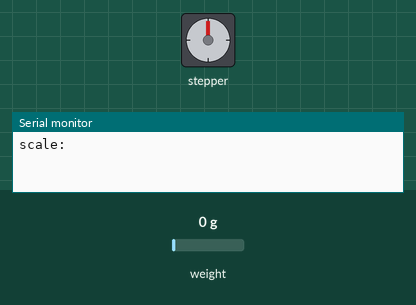
This sketch was run on a simulated Arduino Uno, built with avr-gcc and run on an emulated ATmega328P. Parts: stepper motor, the last lines printed to the serial monitor. The test bench sets the inputs (shaded band); at power-on: weight on the scale 0 g. Stepper angles assume 2048 steps per turn.

Above: at 1.05 s.
At 2.25 s:
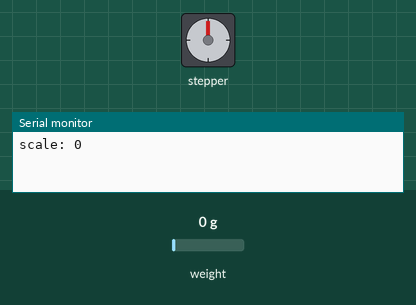
At 3.45 s:
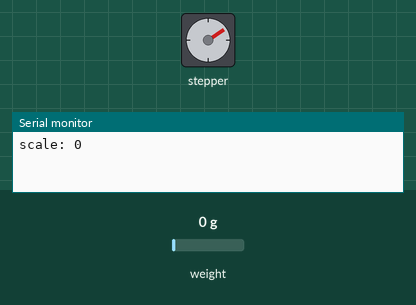
At 5.85 s:
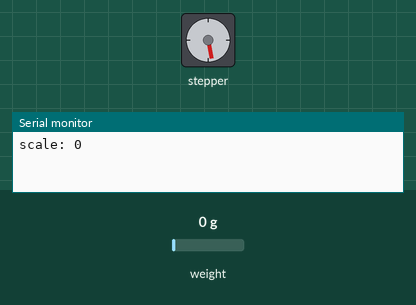
Timing chart, 0 to 7.3 s (numbered marks = the images above):
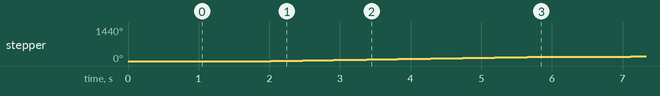

Measured:
- by itself, stepper: turns 180° clockwise in 3.9 s, repeating every 4.9 s

The sketch:

duemilanove.ino
```cpp
#include <HX711.h>

#include <SoftwareSerial.h>
#include <Stepper.h>


#define STEPS_PER_MOTOR_REVOLUTION 32
#define STEPS_PER_OUTPUT_REVOLUTION 32*64

#define DOUT  3
#define CLK  2

Stepper stepper(STEPS_PER_MOTOR_REVOLUTION, 6, 8, 7, 9);
int stepsToTake;

SoftwareSerial XBee(10, 11);

float calibration_factor = -7050;
HX711 scale(DOUT, CLK);

void setup() {
    XBee.begin(9600);
    Serial.begin(9600);
    while (!Serial) {
      // wait
    }

    scale.set_scale(calibration_factor);
    scale.tare();
}
void loop() {
 /* stepper.setSpeed(1);
  stepsToTake = 4;
  stepper.step(stepsToTake);
  delay(2000);
*/

    // scale:
  Serial.print("scale: ");
  Serial.print(scale.read_average(), 5);
  Serial.println();

  stepsToTake = STEPS_PER_OUTPUT_REVOLUTION / 2;
  stepper.setSpeed(500);
  stepper.step(stepsToTake);
  //delay(500);
/*
  stepsToTake = - STEPS_PER_OUTPUT_REVOLUTION / 2;
  stepper.setSpeed(500);
  stepper.step(stepsToTake);
  delay(10000);
  */
  if (Serial.available()) {
      XBee.write(Serial.read());
  }
  if (XBee.available()) {
    Serial.write(XBee.read());
   }
      //char c = XBee.read();
      //Serial.write(c);
  //}


}
```
